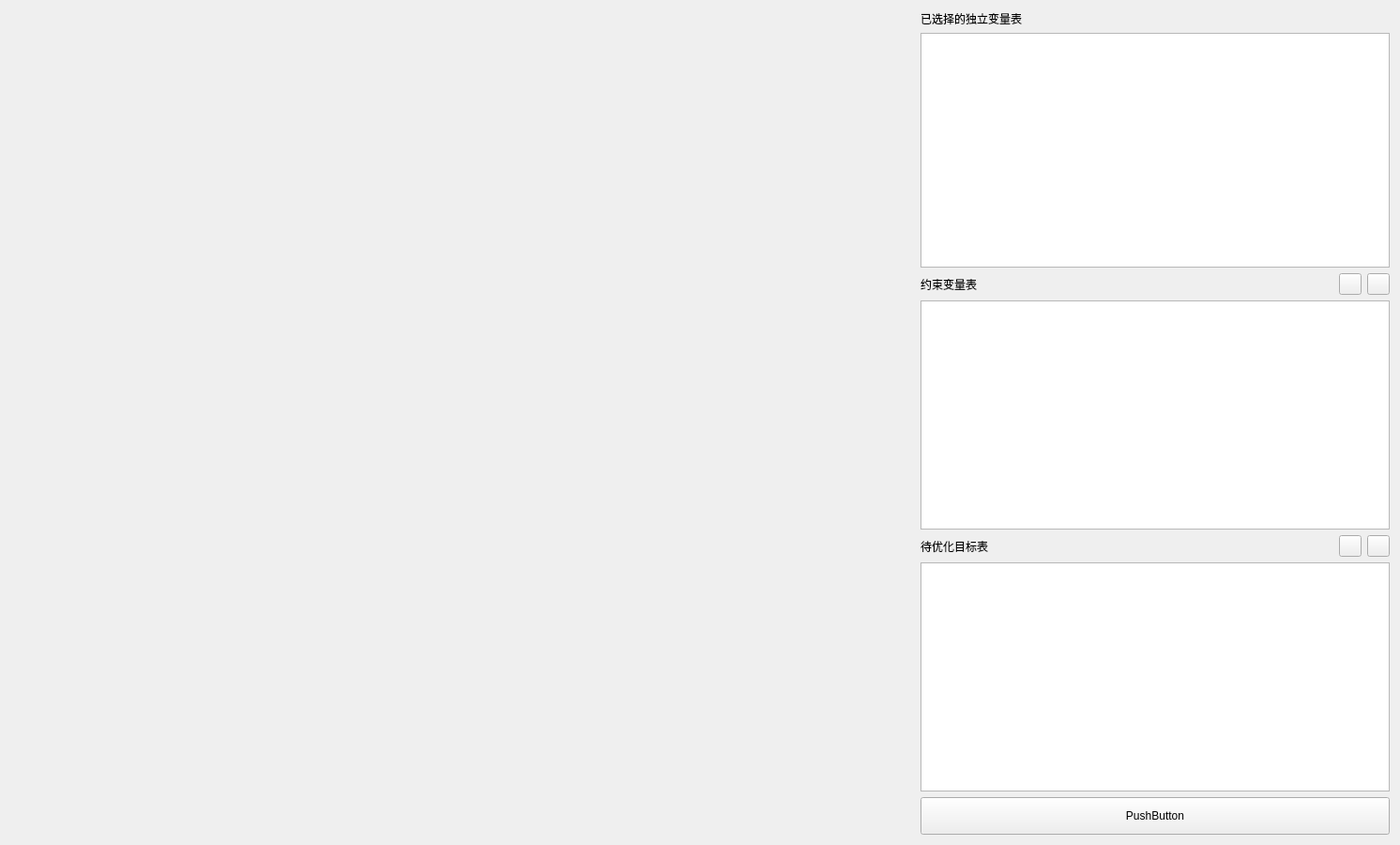
<?xml version="1.0" encoding="UTF-8"?>
<ui version="4.0">
 <class>codeEditPage</class>
 <widget class="QWidget" name="codeEditPage">
  <property name="geometry">
   <rect>
    <x>0</x>
    <y>0</y>
    <width>1492</width>
    <height>900</height>
   </rect>
  </property>
  <property name="windowTitle">
   <string>Form</string>
  </property>
  <layout class="QHBoxLayout" name="horizontalLayout">
   <item>
    <layout class="QGridLayout" name="gridLayout_8">
     <item row="0" column="0" rowspan="4">
      <widget class="QWidget" name="codeEditorArea" native="true">
       <property name="sizePolicy">
        <sizepolicy hsizetype="Expanding" vsizetype="Expanding">
         <horstretch>0</horstretch>
         <verstretch>0</verstretch>
        </sizepolicy>
       </property>
      </widget>
     </item>
     <item row="0" column="1">
      <spacer name="horizontalSpacer_2">
       <property name="orientation">
        <enum>Qt::Orientation::Horizontal</enum>
       </property>
       <property name="sizeType">
        <enum>QSizePolicy::Policy::Preferred</enum>
       </property>
       <property name="sizeHint" stdset="0">
        <size>
         <width>20</width>
         <height>20</height>
        </size>
       </property>
      </spacer>
     </item>
     <item row="0" column="2" rowspan="4">
      <layout class="QVBoxLayout" name="verticalLayout">
       <item>
        <layout class="QGridLayout" name="gridLayout">
         <item row="0" column="0" colspan="2">
          <widget class="StrongBodyLabel" name="selectedHeader">
           <property name="text">
            <string>已选择的独立变量表</string>
           </property>
          </widget>
         </item>
         <item row="1" column="0" colspan="2">
          <widget class="TableWidget" name="selectedTabView">
           <property name="minimumSize">
            <size>
             <width>500</width>
             <height>250</height>
            </size>
           </property>
           <property name="editTriggers">
            <set>QAbstractItemView::EditTrigger::NoEditTriggers</set>
           </property>
          </widget>
         </item>
        </layout>
       </item>
       <item>
        <layout class="QGridLayout" name="gridLayout_3">
         <item row="0" column="0">
          <widget class="StrongBodyLabel" name="dependentHeaders">
           <property name="text">
            <string>约束变量表</string>
           </property>
          </widget>
         </item>
         <item row="0" column="1">
          <widget class="ToolButton" name="dependentAdd">
           <property name="text">
            <string/>
           </property>
          </widget>
         </item>
         <item row="0" column="2">
          <widget class="ToolButton" name="dependentDelete">
           <property name="text">
            <string/>
           </property>
          </widget>
         </item>
         <item row="1" column="0" colspan="3">
          <widget class="TableWidget" name="dependentTabView">
           <property name="minimumSize">
            <size>
             <width>500</width>
             <height>100</height>
            </size>
           </property>
          </widget>
         </item>
        </layout>
       </item>
       <item>
        <layout class="QGridLayout" name="gridLayout_7">
         <item row="0" column="0">
          <widget class="StrongBodyLabel" name="goalHeader">
           <property name="text">
            <string>待优化目标表</string>
           </property>
          </widget>
         </item>
         <item row="0" column="1">
          <widget class="ToolButton" name="goalAdd">
           <property name="text">
            <string/>
           </property>
          </widget>
         </item>
         <item row="0" column="2">
          <widget class="ToolButton" name="goalDelete">
           <property name="text">
            <string/>
           </property>
          </widget>
         </item>
         <item row="1" column="0" colspan="3">
          <widget class="TableWidget" name="goalTabView">
           <property name="minimumSize">
            <size>
             <width>500</width>
             <height>100</height>
            </size>
           </property>
          </widget>
         </item>
        </layout>
       </item>
       <item>
        <widget class="PrimaryPushButton" name="startOptimizeButton">
         <property name="minimumSize">
          <size>
           <width>0</width>
           <height>40</height>
          </size>
         </property>
         <property name="text">
          <string>PushButton</string>
         </property>
        </widget>
       </item>
      </layout>
     </item>
     <item row="1" column="1">
      <spacer name="horizontalSpacer">
       <property name="orientation">
        <enum>Qt::Orientation::Horizontal</enum>
       </property>
       <property name="sizeType">
        <enum>QSizePolicy::Policy::Preferred</enum>
       </property>
       <property name="sizeHint" stdset="0">
        <size>
         <width>20</width>
         <height>20</height>
        </size>
       </property>
      </spacer>
     </item>
     <item row="2" column="1">
      <spacer name="horizontalSpacer_3">
       <property name="orientation">
        <enum>Qt::Orientation::Horizontal</enum>
       </property>
       <property name="sizeType">
        <enum>QSizePolicy::Policy::Preferred</enum>
       </property>
       <property name="sizeHint" stdset="0">
        <size>
         <width>20</width>
         <height>20</height>
        </size>
       </property>
      </spacer>
     </item>
     <item row="3" column="1">
      <spacer name="horizontalSpacer_4">
       <property name="orientation">
        <enum>Qt::Orientation::Horizontal</enum>
       </property>
       <property name="sizeType">
        <enum>QSizePolicy::Policy::Preferred</enum>
       </property>
       <property name="sizeHint" stdset="0">
        <size>
         <width>20</width>
         <height>20</height>
        </size>
       </property>
      </spacer>
     </item>
    </layout>
   </item>
  </layout>
 </widget>
 <customwidgets>
  <customwidget>
   <class>ToolButton</class>
   <extends>QToolButton</extends>
   <header>qfluentwidgets</header>
  </customwidget>
  <customwidget>
   <class>PrimaryPushButton</class>
   <extends>QPushButton</extends>
   <header>qfluentwidgets</header>
  </customwidget>
  <customwidget>
   <class>StrongBodyLabel</class>
   <extends>QLabel</extends>
   <header>qfluentwidgets</header>
  </customwidget>
  <customwidget>
   <class>TableWidget</class>
   <extends>QTableWidget</extends>
   <header>qfluentwidgets</header>
  </customwidget>
 </customwidgets>
 <resources/>
 <connections/>
</ui>
